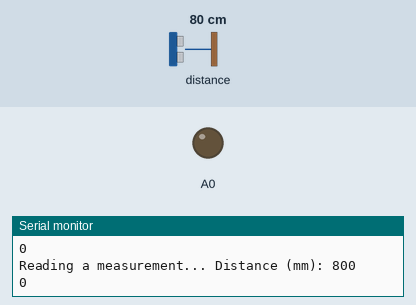
A sketch run on a simulated Arduino Uno, built with avr-gcc and run on an emulated ATmega328P. Parts: output pins drawn as LEDs (lit = HIGH), the last lines printed to the serial monitor. The test bench sets the inputs (shaded band); at power-on: distance to the obstacle 80 cm.

Above: at 1.2 s.
1.3 s: distance to the obstacle set to 46 cm
2.8 s: distance to the obstacle set to 38 cm
At 4.0 s:
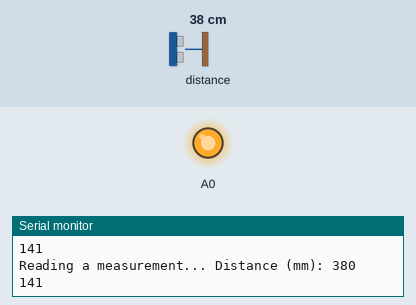
4.3 s: distance to the obstacle set to 60 cm
At 5.5 s:
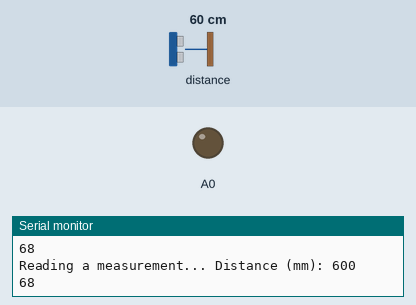
7.3 s: distance to the obstacle set to 2 cm
At 8.2 s:
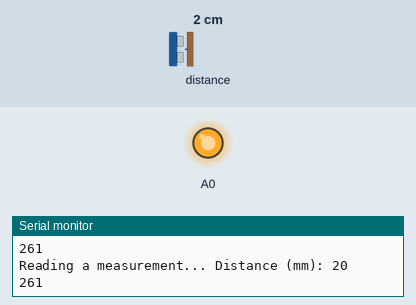
Timing chart, 0 to 9.8 s (numbered marks = the images above; inputs shaded):
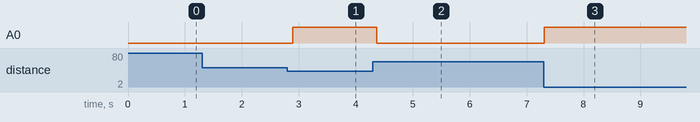

The sketch:

vl53l0x_code.ino
```cpp
#include "Adafruit_VL53L0X.h"

Adafruit_VL53L0X lox = Adafruit_VL53L0X();
int x;
int y;

void setup() {
  delay(50);
  Serial.begin(115200);
  pinMode(A0,OUTPUT);
  //pinMode(12,OUTPUT);
  // wait until serial port opens for native USB devices
  while (! Serial) {
    delay(1);
  }

  Serial.println("Adafruit VL53L0X test");
  if (!lox.begin()) {
    Serial.println(F("Failed to boot VL53L0X"));
    while(1);
  }
  // power
  Serial.println(F("VL53L0X API Simple Ranging example\n\n"));
}


void loop() {
  VL53L0X_RangingMeasurementData_t measure;

  Serial.print("Reading a measurement... ");
  lox.rangingTest(&measure, false); // pass in 'true' to get debug data printout!

  if (measure.RangeStatus != 4) {  // phase failures have incorrect data
    Serial.print("Distance (mm): "); Serial.println(measure.RangeMilliMeter);
    x = measure.RangeMilliMeter;
    y = map(x,40,800,255,0);
  } else {
    Serial.println(" out of range ");
    y = 0;
  }

  Serial.println(y);
  analogWrite(A0,y);
  /*if (y > 0){
    digitalWrite(12,HIGH);
  }
  else {
    digitalWrite(12,LOW);
  }*/


  delay(100);
}
```

Measured:
- the behaviour switches between 43 and 42 cm on distance to the obstacle (found by bisection; images 0 and 1)
- after the input at 2.8 s, A0: LOW → HIGH after 0.10 s
- after the input at 4.3 s, A0: HIGH → LOW after 0.07 s
- after the input at 7.3 s, A0: LOW → HIGH at once
